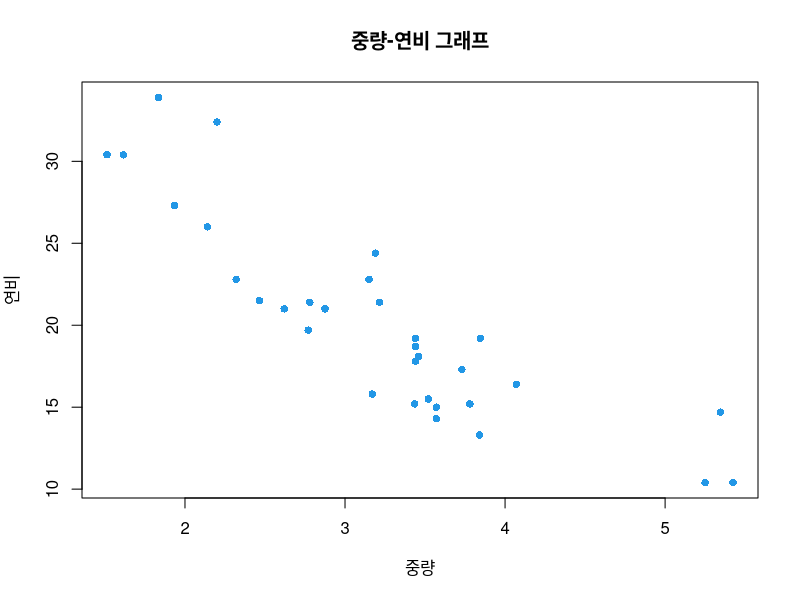
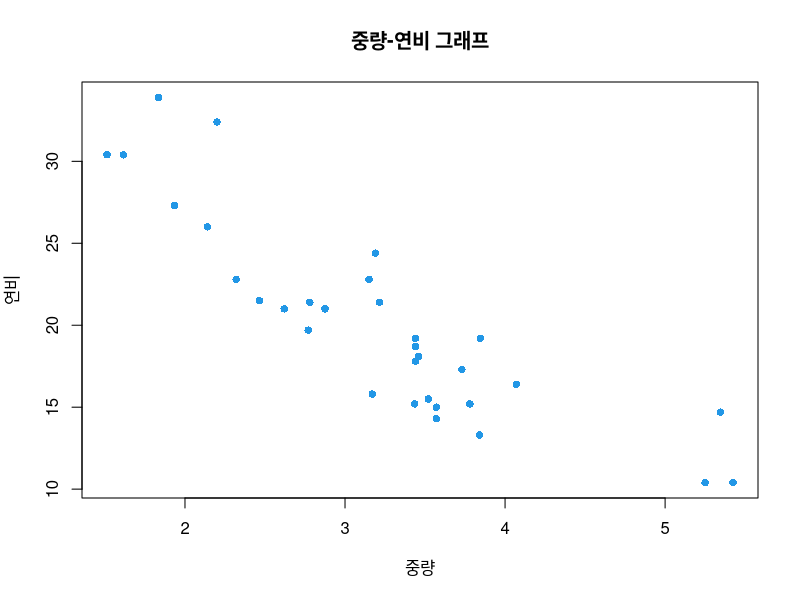
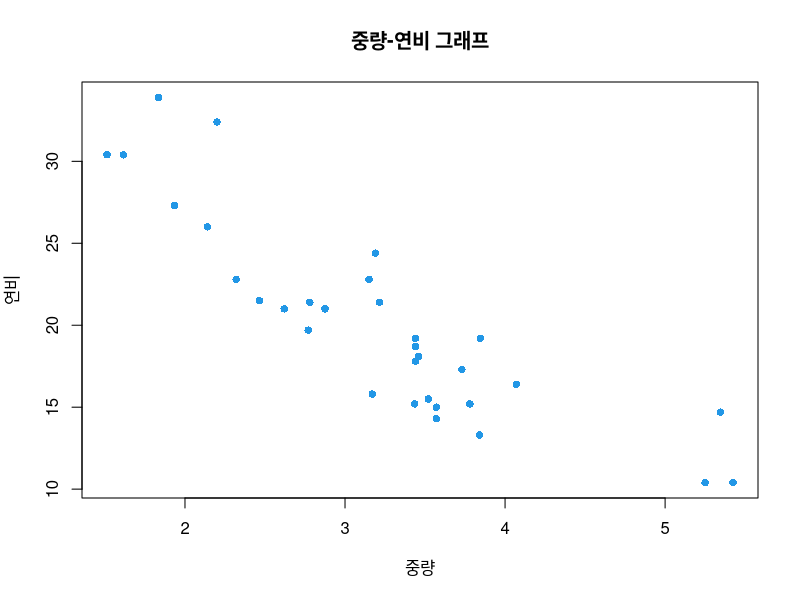
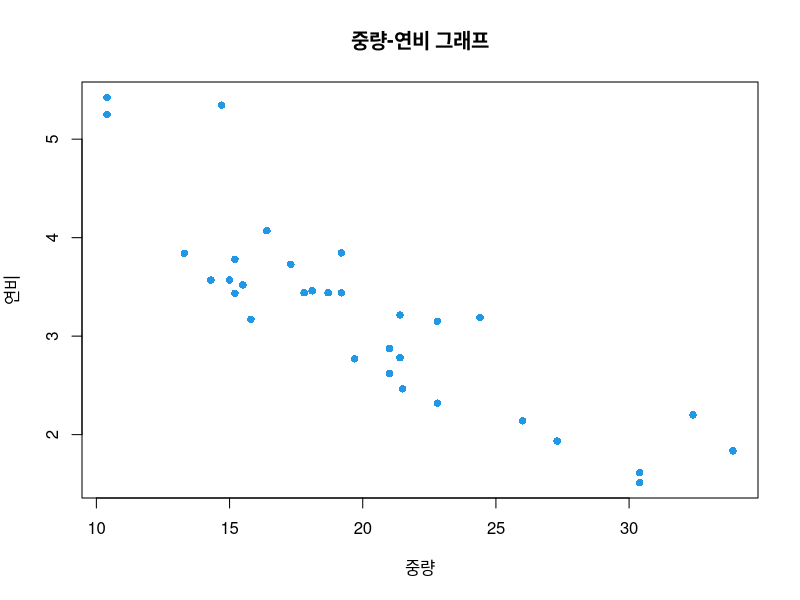
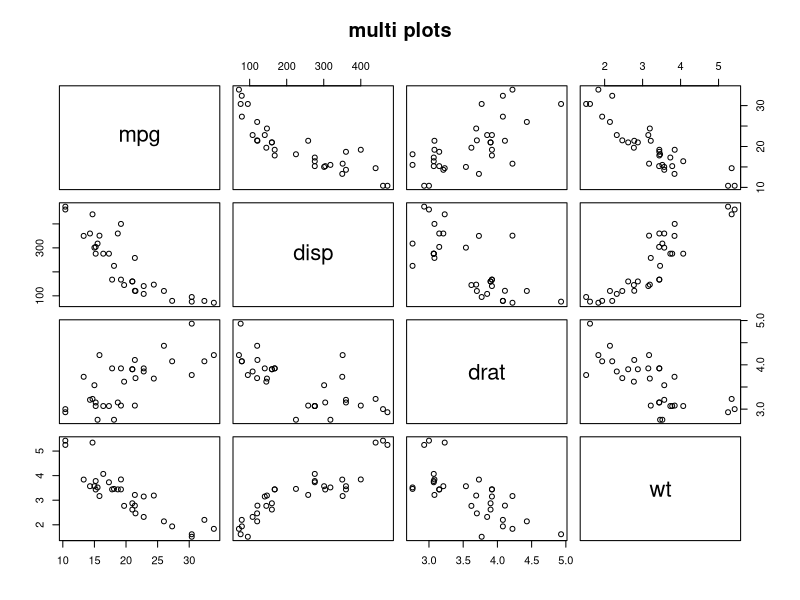
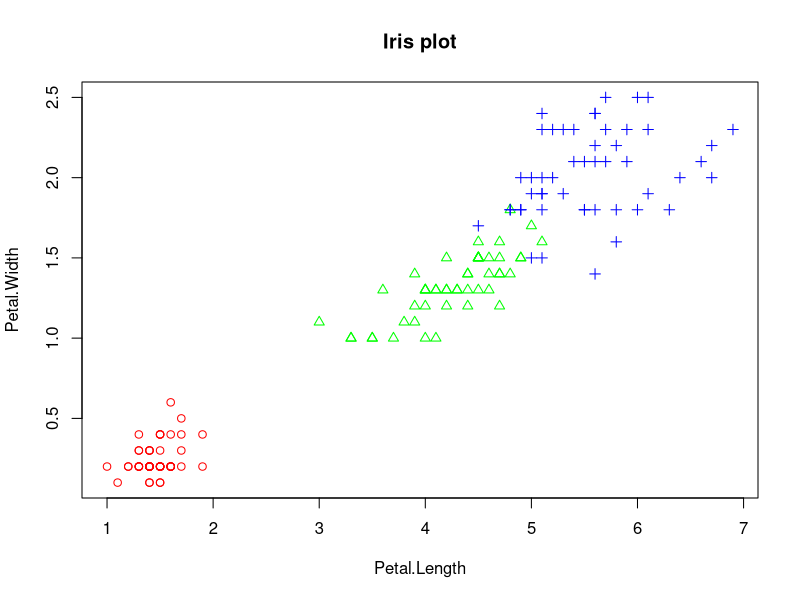
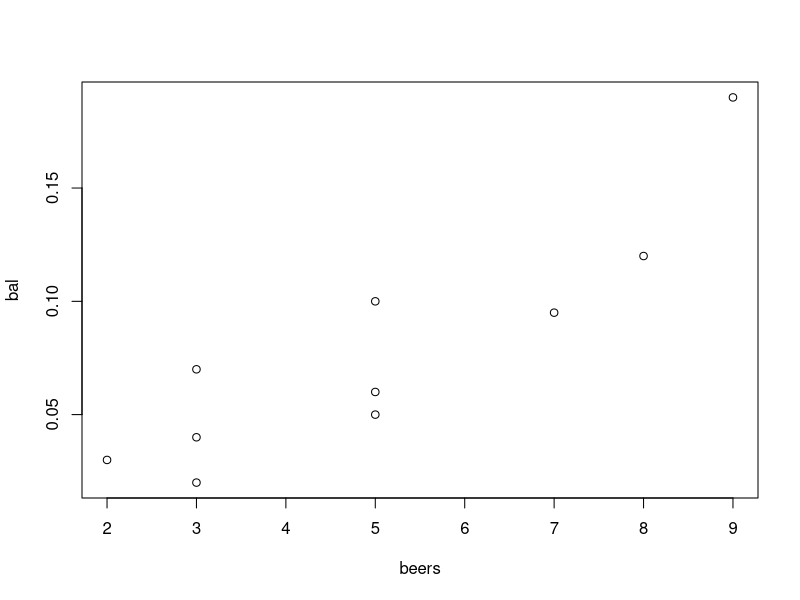
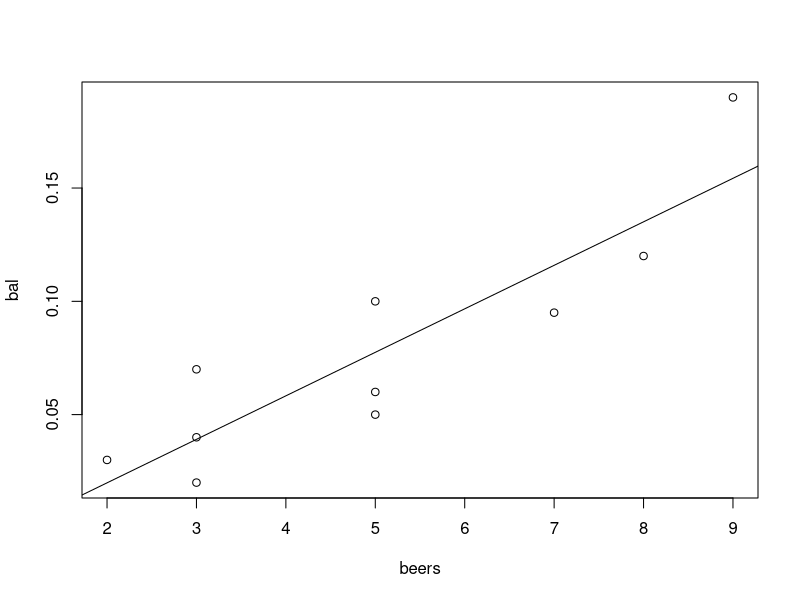

These charts were generated, in order, by the following R code: (Note: this script raises an error after producing the figures.)
# day 6

#다중변수 자료 탐색
#두 변수 사이의 산점도
#산점도 scatter plot : 2변수로 구성된 자료의 분포를 알아보는 그래프 관측값들의
#분포를 통해 두 변수 사이의 관계를 파악

wt <- mtcars$wt
mpg <- mtcars$mpg
plot (wt, mpg, 
      main ="중량-연비 그래프",
      xlab = "중량", ylab = "연비",
      col = 4, pch = 16) #pch 0~25
plot (mtcars$wt, mtcars$mpg, 
      main ="중량-연비 그래프",
      xlab = "중량", ylab = "연비",
      col = 4, pch = 16) #pch 0~25
plot (mtcars[,c("wt","mpg")], 
      main ="중량-연비 그래프",
      xlab = "중량", ylab = "연비",
      col = 4, pch = 16) #pch 0~25
plot (wt~mpg, data = mtcars, #wt, mpg 콤마 사용 가능
      main ="중량-연비 그래프",
      xlab = "중량", ylab = "연비",
      col = 4, pch = 16) #pch 0~25

vars <- c("mpg", "disp", "drat", "wt")
target <- mtcars[, vars]
head(target)
pairs(target, main = "multi plots") #다변량 산점도: 대칭 관계[x좌표 y좌표 서로 바뀜]

#그룹 정보가 있는 두 변수의 산점도
iris.2 <- iris[,3:4]
iris$Species
point <- as.numeric(iris$Species) #범주형을 수치화
point #setosa 1, versi 2, virginica 3
iris.2
color <- c("red", "green", "blue") #1번 red 2번 green 3번 blue
plot(iris.2, main = "Iris plot",
     pch = c(point),
     col = color[point],
     )

#선형관계와 상관계수r [음] -1 <= r <= 1 [양]
#0.5 이상이면 상관관계가 높다
#상관분석

beers <- c(5,2,9,8,3,7,3,5,3,5)
bal <- c(0.1,0.03,0.19,0.12,0.04,0.095,0.07,0.06,0.02,0.05)
tbl <- data.frame(beers, bal)
tbl
plot(tbl)
plot(bal~beers, data = tbl) #산점도

#회귀식 y = xw + b (종속변수는 독립변수x*weight w + bias b)
res<-lm(bal~beers, data = tbl) #회귀식 구하는 함수 : weight 값이 나옴
res
abline(res) #최적의 예측선 출력
cor(tbl[, 1:2]) #상관계수
cor(iris[, 1:4])

#상관분석 순서
# 1. 상관분석 대상 변수 선정
# 2. 산점도 작성
# 3. 회귀식 도출: lm()
#   (회귀식: 두 변수의 선형관계를 가장 잘 나타낼 수 있는 선의 식)
#   (y = xw + b)
# 4. 회귀선을 산점도에 표시 : abline()
#   (회귀선: 관측값들의 추세를 가장 잘 나타낼 수 있는 선)
# 5. 상관계수 계산: cor()
# 6. 상관분석 결과 해석


#시계열 data - 선그래프
month <- 1:12
late <- c(5,8,7,9,4,6,12,13,8,6,6,4)
plot(month, late, main = '지각생통계', #선그래프
     type = "l", lty = 1, lwd = 1, #lty 선의 모양, lwd 선의 굵기
     xlab = "Month", ylab = "late cnt")
plot(month, late, main = '지각생통계', #선그래프 + 점
     type = "b", lty = 1, lwd = 1,
     xlab = "Month", ylab = "late cnt")
plot(month, late, main = '지각생통계', #선그래프 + 점 [연속]
     type = "o", lty = 1, lwd = 1,
     xlab = "Month", ylab = "late cnt")
plot(month, late, main = '지각생통계', #
     type = "s", lty = 1, lwd = 1,
     xlab = "Month", ylab = "late cnt")

#복수의 선 그래프
late1 <- c(5,8,7,9,4,6,12,13,8,6,4,2)
late2 <- c(4,6,5,8,7,8,10,11,6,5,7,3)
plot(month, late1, main = '지각생통계', 
     type = "l", lty = 1, lwd = 1, col = "red",
     xlab = "Month", ylab = "late cnt",
     vlim = c(1,15))
lines(month, late2, type = "l", col = "blue")

#자료 탐색 실습 - 탐색적 데이터 분석
#0단계: 문제 정의
#1단계: 분석 대상 데이터셋 준비
#       BostonHousing 데이터셋(mlbench pac.)
install.packages('mlbench')
library(mlbench)
data("BostonHousing")
#crim 1인당 범죄율
#rm 주택 1가구당 방수
#dis 보스턴 5개 지역센터까지의 거리
#tax 재산세율
#medv 주택가격

class(BostonHousing)
dim(BostonHousing)
str(BostonHousing)
head(myds)
tail(BostonHousing)
myds <- BostonHousing[ , c("crim",
                           "rm",
                           "dis",
                           "tax",
                           "medv")]
myds
class(myds)
#2단계 파생변수 추가: grp 변수 추가(주택 가격 상중하)
grp <- c() #주택 가격 등급 나누기 (반복문)
for (i in 1:nrow(myds)) {
  if (myds$medv[i] >= 25.0){
    grp[i] <- "H"
  }else if(myds$medv[i] <= 17.0){
    grp[i] <- "L"
  }else {
    grp[i] <- "M"
  }
}
grp ####################################
grp <- factor(grp)
grp <- factor(grp, levels = c("H","M","L"))
myds <- data.frame(myds, grp)
head(grp)
class(myds)
myds

#3단계 데이터셋의 형태와 기본적인 내용 파악
str(myds)
head(myds)
table(myds$grp)

#4단계: 히스토그램에 의한 관측값의 분포확인
par(mfrow= c(2,3))
for (i in 1:5) {
  hist(myds [,i],
       main = colnames(myds)[i],
       col="yellow")
}
par(mfrow=c(1,1))
myds

#5단계: 상자그림에 의한 관측값의 분포 확인
par(mfrow= c(2,3))
for (i in 1:5) {
  boxplot(myds [,i],
       main = colnames(myds)[i])
}
par(mfrow=c(1,1))

# 6단계: 그룹별 관측값 분포 확인
boxplot(myds$crim~myds$grp, 
        main = "1인당 범죄율")
boxplot(myds$rm~myds$grp, 
        main = "방의 개수")

#7단계: 다중 산점도를 통환 변수간 상관관계 확인
pairs(myds[,-6]) #주택가격 등급 H/M/L 제외

#8단계: 그룹 정보를 포함한 변수간 상관관계 확인
point <- as.integer(myds$grp)
color <- c("red", "green", "blue")
pairs(myds[,-6], pch=point, col=color[point])

#9단계: 변수간 상관계수 확인 -1 <= r <= 1 (0.5이상 = 상관관계 높은 편)
cor(myds[, -6])
